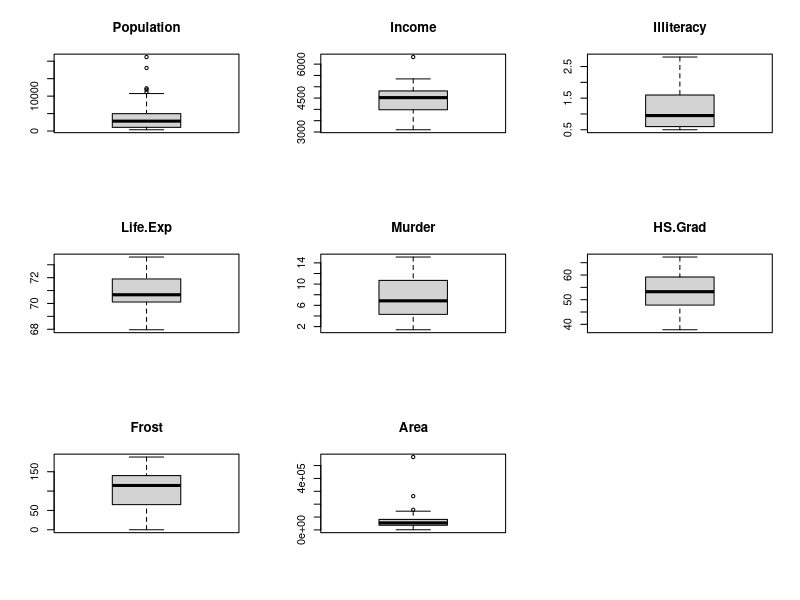

This chart was generated by the following R code:
#1
ds<-state.x77
ds[2,3]<-NA;ds[3,1]<-NA;ds[2,4]<-NA;ds[4,3]<-NA
#1-1
colSums(is.na(ds)) #결측값
#1-2
col_na<-function(x) {
    return(sum(is.na(x)))
}
ds[apply(ds,1,col_na)>0,] #apply(배열, 1:행2:열, 함수)
#1-3
sum(apply(ds,1,col_na)>0)
#1-4
ds.new<-ds[-apply(ds,1,col_na)>0,]
sum(apply(ds.new, 1, col_na)>0) # 확인차

#2
st<-data.frame(state.x77)
#2-1
par(mfrow=c(3,3))
for(i in 1:ncol(st)){
    boxplot(st[,i], main=colnames(st)[i])
}
#2-2
par(mfrow=c(3,3))
out.val<-c()

for(i in 1:ncol(st)){
    out.val<-boxplot.stats(st[,i])$out
    st[,i][st[,i] %in% out.val]<-NA    
}
#2-3
st2<-st[complete.cases(st),]
head(st2)

#3
#3-1
AQ<-airquality
#3-2
col_na<-function(x){
    return(sum(is.na(x)))
}
apply(AQ, 2, col_na)
#3-3
apply(AQ, 1, col_na)
#3-4
AQ[!(apply(AQ, 1, col_na)>0),]
which(apply(AQ, 1, col_na)>0)
#3-5
for(i in 1:(ncol(AQ))) {
    ifelse(length(AQ[(AQ[,i] %in% NA),][,i])!=0, AQ[(AQ[,i] %in% NA),][,i]<-mean(AQ[!(AQ[,i] %in% NA), i]), next)
}
AQ2<-AQ
AQ<-airquality # reset
mean(AQ[!(AQ[,1] %in% NA), 1])
tmp<-AQ2[which(AQ[,1] %in% NA), 1]
names(tmp)<-which(AQ[,1] %in% NA)
AQ2

#4
#4-1
state.x77[order(state.x77[,"Population"], decreasing = FALSE),]
#4-2
state.x77[order(state.x77[,"Income"], decreasing = TRUE),]
#4-3
state.x77[order(state.x77[,"Illiteracy"], decreasing = FALSE),][1:10,]

#5
#5-1
mt.gear<-split(x=mtcars, mtcars$gear)
summary(mt.gear)
#5-2
mt.gear$`4` # 기어가 4인것만 출력
#5-3
mt.gear.35<-merge(mt.gear$`3`, mt.gear$`5`, all=TRUE)
mt.gear.35
rbind(mt.gear$`3`, mt.gear$`5`)[order(rbind(mt.gear$`3`, mt.gear$`5`)[,"mpg"], decreasing = FALSE),]
#5-4
subset(x=mtcars, (wt>1.5) & (wt < 3.0))

#6
#6-1
library(mlbench)
data("Glass")
myds<-Glass
head(myds)
#6-2
aggregate(x=myds[,c("RI", "Na", "Mg", "Al", "Si")], by=list(Type=myds[,"Type"]), FUN=mean) #그룹, 평균

#7
library(mlbench)
data("Ionosphere")
myds<-Ionosphere
#7-2
head(myds)
aggregate(x=myds[,c("V3", "V4", "V5", "V6", "V7", "V8", "V9", "V10")], by=list(Type=myds[,"Class"]), FUN=sd) # 그룹, 표준편차, aggregate

#8
set.seed(100)
#8-1
idx<-sample(1:nrow(state.x77), size=20, replace=FALSE)
st20<-state.x77[idx,] #행 임의추출 sample
st.other<-state.x77[-idx,] # 나머지행 추출
st20
st.other
#9 행 임의추출
set.seed(100)
spcs<-levels(iris[,5])
iris.10<-data.frame()

for(i in 1:length(spcs)){
    set.seed(100)
    if(i==1) {
        iris.10<-subset(iris, Species==spcs[i])[sample(1:50, size=10, replace=FALSE),]
    } else {
        iris.10<-rbind(iris.10, subset(iris, Species==spcs[i])[sample(1:50, size=10, replace=FALSE),])
    }
}
iris.10

#10 행 순서 임의로 바꾸기, 셔플링
set.seed(100)
iris[sample(x=1:nrow(iris), size=nrow(iris), replace=FALSE),]

#11 3개의 품종 2개씩 짝지어 combn()<-짝
spcs<-levels(iris[,"Species"])
for(i in 1:dim(combn(length(spcs),2))[2]) {
    cat(spcs[combn(length(spcs),2)[1,i]],spcs[combn(length(spcs),2)[2,i]], "\n")
}
spcs[combn(3,2)]

#12 짝 combn
combn.color <-c("red", "green", "blue","black", "yellow")[combn(5,3)]
for(i in 1:(length(combn.color)/3)){
    cat(combn.color[3*i-2], combn.color[3*i],combn.color[3*i], "\n")
}

#13 subset 
subset(x=state.x77, subset=state.x77[,"Area"] > state.x77["Alabama", "Area"] & state.x77[,"Area"] < state.x77["California", "Area"], select=c("Population", "Income", "Area"))

#14

#15
#15-1
authors<-data.frame(
    surname=c("Twein", "Venables", "Tierney", "Ripley", "McNeil"),
    nationality=c("US", "Australia", "US", "UK", "Australia"),
    retired=c("yes", rep("no", 4)))
books<-data.frame(
    name=c("Johns", "Venables", "Tierney", "Ripley", "Ripley",
    "McNeil"),
    title=c("Exploratory Data Analyscis",
    "Modern Applied Statistics ...",
    "LISP-STAT",
    "Spatial Statistics", "Stochastic Simulation",
    "Interactive Data Analysis"),
    other.author=c(NA, "Ripley", NA, NA, NA, NA))
authors
books
#15-2 공통 열, 병합
merge(x=authors, y=books, by.x="surname", by.y="name")
#15-3 공통 열, 병합, 행들이 모두 표시
merge(x=authors, y=books, by.x="surname", by.y="name", all.x=TRUE)
#15-4
merge(x=authors, y=books, by.x="surname", by.y="name", all.y=TRUE)
#15-5 공통열
merge(x=authors, y=books, by.x="surname", by.y="other.author")